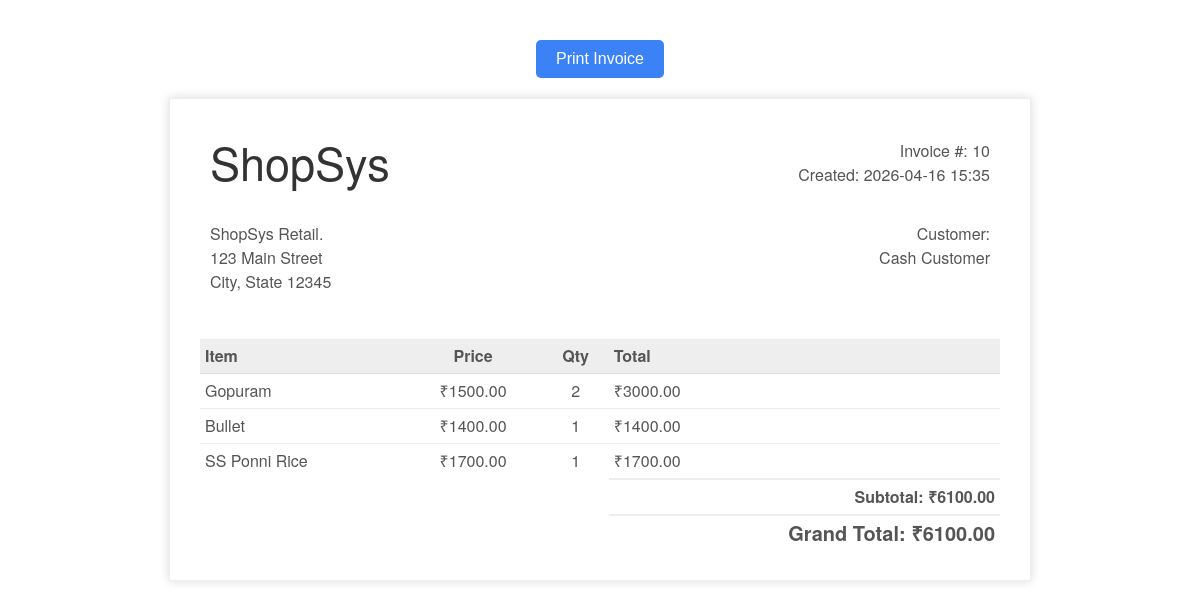
/invoice/10/ (signed in), run on the app's committed database.
### billing_app/models.py (models this page shows, shortened)
class Bill(models.Model):
    admin_user = models.ForeignKey(User, on_delete=models.SET_NULL, null=True)
    customer_name = models.CharField(max_length=150, blank=True, null=True)
    customer_phone = models.CharField(max_length=20, blank=True, null=True)
    total_amount = models.DecimalField(max_digits=12, decimal_places=2, default=0.00) # Subtotal
    discount = models.DecimalField(max_digits=12, decimal_places=2, default=0.00)
    gst_amount = models.DecimalField(max_digits=12, decimal_places=2, default=0.00)
    final_amount = models.DecimalField(max_digits=12, decimal_places=2, default=0.00) # Grand Total
    created_at = models.DateTimeField(auto_now_add=True)

class BillItem(models.Model):
    bill = models.ForeignKey(Bill, related_name='items', on_delete=models.CASCADE)
    product = models.ForeignKey(Product, on_delete=models.SET_NULL, null=True)
    quantity = models.IntegerField(default=1)
    price = models.DecimalField(max_digits=10, decimal_places=2) # Price at the time of sale
    total = models.DecimalField(max_digits=12, decimal_places=2) # quantity * price

class Product(models.Model):
    name = models.CharField(max_length=200)
    category = models.ForeignKey(Category, on_delete=models.SET_NULL, null=True, blank=True)
    image = models.ImageField(upload_to='product_images/', null=True, blank=True)
    price = models.DecimalField(max_digits=10, decimal_places=2)
    stock_quantity = models.IntegerField(default=0)
    low_stock_threshold = models.IntegerField(default=10)
    created_at = models.DateTimeField(auto_now_add=True)

### billing_app/views.py (the view)
# urls.py: path('invoice/<int:pk>/', views.invoice_view, name='invoice'),
@login_required
def invoice_view(request, pk):
    bill = get_object_or_404(Bill, pk=pk)
    return render(request, 'invoice.html', {'bill': bill})

### templates/invoice.html (shortened to what this page needs)
<!DOCTYPE html>
<html lang="en">
<head>
</head>
<body>
    <button onclick="window.print()" class="print-btn">Print Invoice</button>
    <div class="invoice-box">
        <table cellpadding="0" cellspacing="0">
            <tr class="top">
                <td colspan="4">
                    <table>
                        <tr>
                            <td class="title">
                                ShopSys
                            </td>
                            <td>
                                Invoice #: {{ bill.id }}<br>
                                Created: {{ bill.created_at|date:"Y-m-d H:i" }}<br>
                            </td>
                        </tr>
                    </table>
                </td>
            </tr>
            <tr class="information">
                <td colspan="4">
                    <table>
                        <tr>
                            <td>
                                ShopSys Retail.<br>
                                123 Main Street<br>
                                City, State 12345
                            </td>
                            <td>
                                Customer:<br>
                                {{ bill.customer_name|default:"Cash Customer" }}<br>
                            </td>
                        </tr>
                    </table>
                </td>
            </tr>
            <tr class="heading">
                <td>Item</td>
                <td style="text-align: center;">Price</td>
                <td style="text-align: center;">Qty</td>
                <td>Total</td>
            </tr>
            {% for item in bill.items.all %}
            <tr class="item {% if forloop.last %}last{% endif %}">
                <td>{{ item.product.name }}</td>
                <td style="text-align: center;">₹{{ item.price }}</td>
                <td style="text-align: center;">{{ item.quantity }}</td>
                <td>₹{{ item.total }}</td>
            </tr>
            {% endfor %}
            <tr class="total">
                <td colspan="3"></td>
                <td>Subtotal: ₹{{ bill.total_amount }}</td>
            </tr>
            <tr class="total">
                <td colspan="3"></td>
                <td style="font-size: 20px;"><strong>Grand Total: ₹{{ bill.final_amount }}</strong></td>
            </tr>
        </table>
    </div>
</body>
</html>

### templates/invoice.html (style rules this page uses)
body { font-family: 'Helvetica Neue', Helvetica, Arial, sans-serif; margin: 0; padding: 20px; color: #333; }
.invoice-box { max-width: 800px; margin: auto; padding: 30px; border: 1px solid #eee; box-shadow: 0 0 10px rgba(0, 0, 0, 0.15); font-size: 16px; line-height: 24px; color: #555; }
.invoice-box table { width: 100%; line-height: inherit; text-align: left; border-collapse: collapse; }
.invoice-box table td { padding: 5px; vertical-align: top; }
.invoice-box table tr td:nth-child(2) { text-align: right; }
.invoice-box table tr.top table td { padding-bottom: 20px; }
.invoice-box table tr.top table td.title { font-size: 45px; line-height: 45px; color: #333; }
.invoice-box table tr.information table td { padding-bottom: 40px; }
.invoice-box table tr.heading td { background: #eee; border-bottom: 1px solid #ddd; font-weight: bold; }
.invoice-box table tr.item td { border-bottom: 1px solid #eee; }
.invoice-box table tr.item.last td { border-bottom: none; }
.invoice-box table tr.total td:nth-child(2) { border-top: 2px solid #eee; font-weight: bold; }
.print-btn { display: block; margin: 20px auto; padding: 10px 20px; background: #3b82f6; color: #fff; border: none; border-radius: 5px; cursor: pointer; font-size: 16px; }

### data on the page
Bill: id "10", created_at "2026-04-16 15:35", customer_name "Cash Customer", total_amount "6100.00", final_amount "6100.00"
BillItem: product.name "Gopuram", price "1500.00", quantity "2", total "3000.00"
BillItem: product.name "Bullet", price "1400.00", quantity "1", total "1400.00"
BillItem: product.name "SS Ponni Rice", price "1700.00", quantity "1", total "1700.00"
